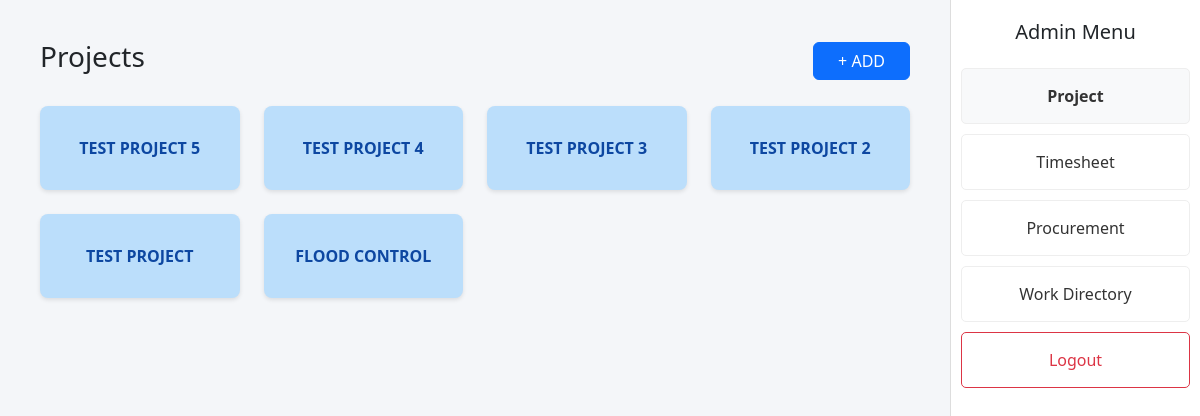
The page /admin/admin_dashboard.php (signed in) on the database its author committed.
### tables this page shows
CREATE TABLE `projects` (
  `id` int(11) NOT NULL,
  `project_name` varchar(100) NOT NULL,
  `location` varchar(100) DEFAULT NULL,
  `site_manager` varchar(100) DEFAULT NULL,
  `start_date` date DEFAULT NULL,
  `end_date` date DEFAULT NULL,
  `budget` decimal(15,2) DEFAULT NULL,
  `status` varchar(50) DEFAULT NULL,
  `created_at` timestamp NOT NULL DEFAULT current_timestamp(),
  `accomplishment_pct` int(11) DEFAULT 0,
  `google_sheet_id` varchar(255) DEFAULT NULL,
  `google_sheet_tab_id` varchar(50) DEFAULT '0'
);

### Admin/admin_dashboard.php (the view, shortened to what this page needs)
<?php
include '../includes/db.php';
?>
<!DOCTYPE html>
<html>
<head>
    <link href="https://cdn.jsdelivr.net/npm/bootstrap@5.3.0/dist/css/bootstrap.min.css" rel="stylesheet">
</head>
<body>
<div class="sidebar">
    <h5 class="text-center mb-4">Admin Menu</h5>
    <a href="../admin/admin_dashboard.php" class="bg-light fw-bold">Project</a>
    <a href="../admin/timesheet.php">Timesheet</a>
    <a href="../admin/procurement.php">Procurement</a>
    <a href="../admin/work_directory.php">Work Directory</a>
    <a href="../auth/logout.php" class="text-danger border-danger">Logout</a>
</div>
<div class="main-content">
    <div class="d-flex justify-content-between align-items-center mb-4">
        <h3>Projects</h3>
        <button class="btn btn-primary px-4" data-bs-toggle="modal" data-bs-target="#addProjectModal">+ ADD</button>
    </div>
    <div class="row g-4">
        <?php
        $sql = "SELECT * FROM projects ORDER BY id DESC";
        $result = $conn->query($sql);
        if ($result->num_rows > 0) {
            while($row = $result->fetch_assoc()) {
                echo '<div class="col-md-3">
					<a href="../admin/project_management.php?id='.$row['id'].'" style="text-decoration:none;">
						<div class="project-folder">
							' . $row['project_name'] . '
						</div>
					</a>
				  </div>';
            }
        }
        ?>
    </div>
</div>
</body>
</html>

### Admin/admin_dashboard.php (style rules this page uses)
body { background-color: #f4f6f9; }
.sidebar { height: 100vh; width: 250px; position: fixed; right: 0; top: 0; background: white; border-left: 1px solid #ddd; padding-top: 20px; }
.sidebar a { padding: 15px 25px; text-decoration: none; color: #333; display: block; border: 1px solid #eee; margin: 10px; text-align: center; border-radius: 5px; }
.main-content { margin-right: 250px; padding: 40px; }
.project-folder { background-color: #bbdefb; color: #0d47a1; padding: 30px; text-align: center; border-radius: 8px; font-weight: bold; cursor: pointer; transition: 0.3s; text-transform: uppercase; box-shadow: 0 2px 4px rgba(0,0,0,0.1); }

### rows shown on the page
projects: project_name "TEST PROJECT 5"
projects: project_name "TEST PROJECT 4"
projects: project_name "TEST PROJECT 3"
projects: project_name "TEST PROJECT 2"
projects: project_name "TEST PROJECT"
projects: project_name "FLOOD CONTROL"
